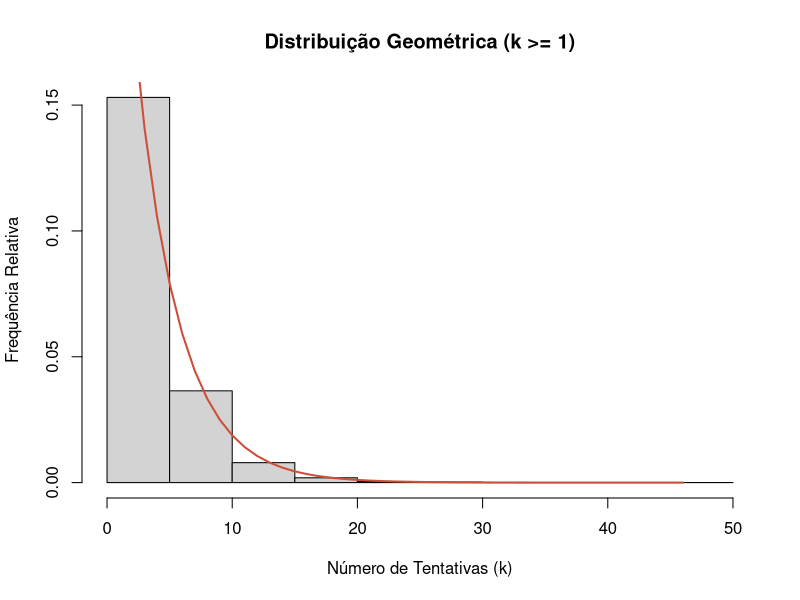
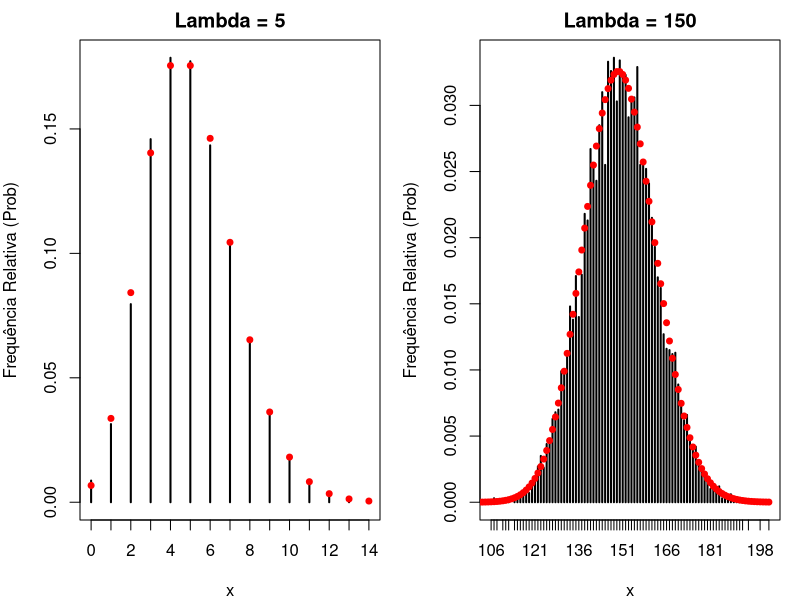
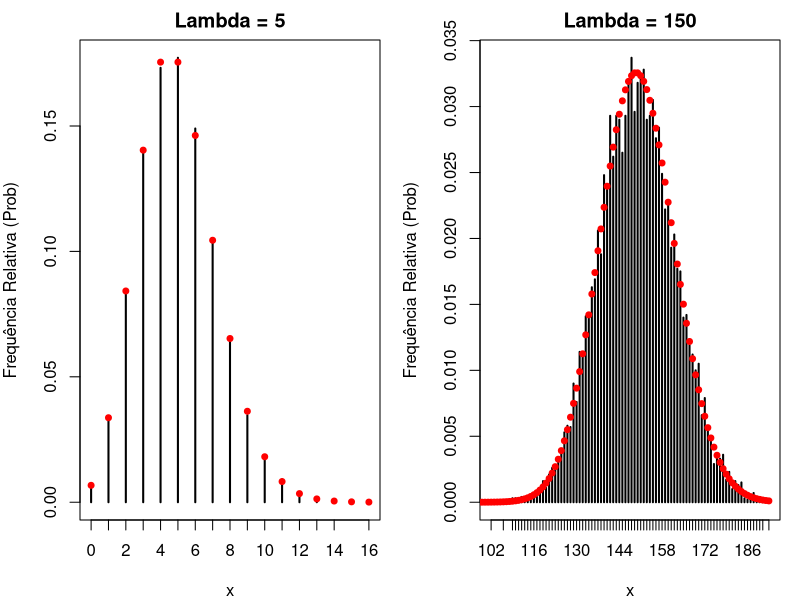
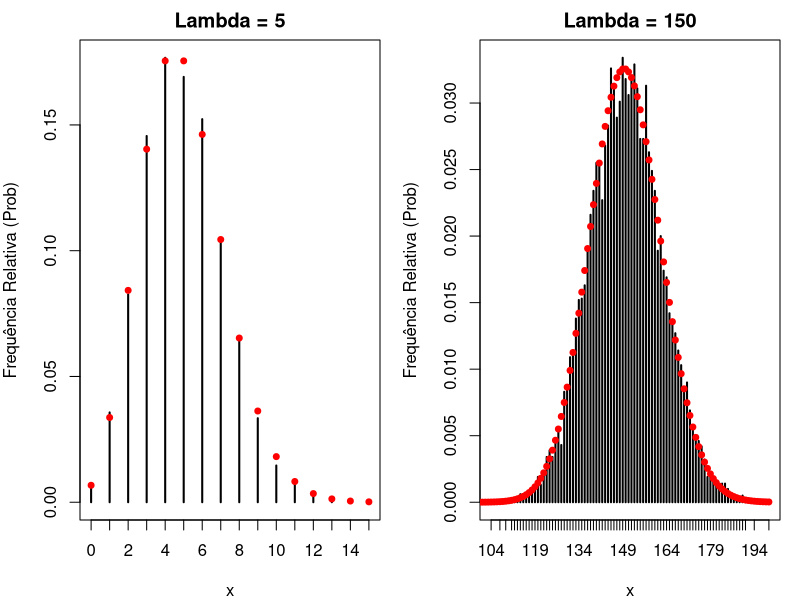

Write the R code that produced these figures, in order. (Note: a time limit stopped this script after it produced the figures.)
## ---- chunk 1
permutacao <- function(vetor){
  vetor_aux <- vetor
  n <- length(vetor_aux)
  
  for (j in n:2) {
    i <- floor(runif(1, 0, 1) * j) + 1

    temp <- vetor_aux[i]
    vetor_aux[i] <- vetor_aux[j]
    vetor_aux[j] <- temp
  }
  
  return(vetor_aux)
  
}

# Exemplo, vetor de 1 à 10
vetor <- 1:10
vetor_permutado <- permutacao(vetor)
vetor_permutado

## ---- chunk 2
rgeom <- function(n,p){
  U <- runif(n, 0, 1)
  q <- 1 - p
  
  # Tentativas até o primeiro sucesso
  K <- floor(log(U) / log(q))+1 
  return(K)
}

# Exemplo de amostra de 10000 com p=0.25 e q=0.75
n <- 10000
p <- 0.25

X <- rgeom(n, p)

# Gráfico da Amostra
hist(X,
     prob = TRUE,
     main = "Distribuição Geométrica (k >= 1)",
     xlab = "Número de Tentativas (k)",
     ylab = "Frequência Relativa")


# Linha Teórica da distriguição geométrica
x_vals <- 1:max(X)
y_vals <- dgeom(x_vals - 1, prob = p)
lines(x_vals, y_vals, col = "tomato3", lwd = 2)
## ---- chunk 3
require(microbenchmark)
require(ggplot2)
library(patchwork)

prob_plot <- function(lambda, amostra, freq_rel){
  plot(freq_rel, 
     main = paste("Lambda =", lambda), 
     xlab = "x", 
     ylab = "Frequência Relativa (Prob)")
  points(0:max(amostra), 
         dpois(0:max(amostra), lambda), 
         col = "red", 
         pch = 19,
         cex = 0.8)
}
## ---- chunk 4
set.seed(233)
n <- 10000
lambda_p <- 5
lambda_g <- 150

# Livro Referência -----------------------------------------------
rpoisson_aux_livro <- function(lambda){
  u <- runif(1, 0, 1)
  i <- 0; pr <- exp(-lambda); Fx = pr
  while(u >= Fx){
    pr <- pr*lambda/(i+1)
    Fx <- Fx + pr
    i <- i+1
  }
  return(i)
}

rpoisson_livro <- function(n, lambda){
  replicate(n, expr = rpoisson_aux_livro(lambda), simplify = TRUE)
}

par(mfrow = c(1, 2), mar = c(4, 4, 2, 1))

amostra_p <- rpoisson_livro(n, lambda_p)
freq_rel_p <- prop.table(table(amostra_p))
prob_plot(lambda_p, amostra_p, freq_rel_p)

amostra_g <- rpoisson_livro(n, lambda_g)
freq_rel_g <- prop.table(table(amostra_g))
prob_plot(lambda_g, amostra_g, freq_rel_g)

# Knuth ----------------------------------------------------------
rpoisson_aux_knuth <- function(lambda){
  L <- exp(-lambda); k <- 0; p <- 1
  
  while(p > L){
    k <- k+1
    u <- runif(1, 0, 1)
    p <- p*u
  }
  
  return(k-1)
}


rpoisson_knuth <- function(n, lambda){
  replicate(n, expr = rpoisson_aux_knuth(lambda), simplify = TRUE)
}

par(mfrow = c(1, 2), mar = c(4, 4, 2, 1))

amostra_p <- rpoisson_knuth(n, lambda_p)
freq_rel_p <- prop.table(table(amostra_p))
prob_plot(lambda_p, amostra_p, freq_rel_p)


amostra_g <- rpoisson_knuth(n, lambda_g)
freq_rel_g <- prop.table(table(amostra_g))
prob_plot(lambda_g, amostra_g, freq_rel_g)


# Rejeição Atkison -------------------------------------------------------------------

rpoisson_aux_PA <- function(lambda) {
  if (lambda < 30) {
    if (lambda < 20) c <- 0.5925
    else c <- 0.6506
  } else {
    c <- 0.767 - 3.36 / lambda
  }
  
  beta <- pi / sqrt(3 * lambda)
  alpha <- beta * lambda
  k <- log(c) - lambda - log(beta)
  
  while (TRUE) {
    U1 <- runif(1)
    X <- (alpha - log((1 - U1) / U1)) / beta
    
    if (X >= -0.5) {
      N <- floor(X + 0.5)
      
      U2 <- runif(1)
      param <- alpha - beta * X + log(U2 / (1 + exp(alpha - beta * X))^2)
      log_factorial_N <- ifelse(N == 0, 0, lfactorial(N))
      
      poisson_form <- k + N * log(lambda) - log_factorial_N
      
      if (param <= poisson_form) {
        return(N)
      }
    }
  }
}

rpoisson_PA <- function(n, lambda){
  replicate(n, expr = rpoisson_aux_PA(lambda), simplify = TRUE)
}

par(mfrow = c(1, 2), mar = c(4, 4, 2, 1))

amostra_p <- rpoisson_PA(n, lambda_p)
freq_rel_p <- prop.table(table(amostra_p))
prob_plot(lambda_p, amostra_p, freq_rel_p)


amostra_g <- rpoisson_PA(n, lambda_g)
freq_rel_g <- prop.table(table(amostra_g))
prob_plot(lambda_g, amostra_g, freq_rel_g)


# Comparação ----------------------------------------------------------

comparacao <- function(n, lambda){
  mb_results <- microbenchmark(
    Livro_Referência = rpoisson_livro(n, lambda),
    Knuth = rpoisson_knuth(n, lambda),
    PA_Atkison = rpoisson_PA(n, lambda),
    Nativo_R = rpois(n, lambda),
    times = 100L 
  )
  return(mb_results)
}
## ---- chunk 5
# Tabela de resultados microbenchmark - Lambda Pequeno
mb_results_p <- comparacao(n, lambda_p)
print("------ Lambda Pequeno = 5 -----")
print(mb_results_p)

# Tabela de resultados microbenchmark - Lambda Grande
mb_results_g <- comparacao(n, lambda_g)
print("------ Lambda Grande = 150 -----")
print(mb_results_g)

plot1 <- autoplot(mb_results_p) +
  labs(title = paste("Desempenho para lambda =", lambda_p)) +
  theme_minimal()

plot2 <- autoplot(mb_results_g) +
  labs(title = paste("Desempenho para lambda =", lambda_g)) +
  theme_minimal()

plot1 + plot2
## ---- chunk 6
# Dados com distribuicao normal com var=4
n <- 20; alpha <- .05
UCL <- replicate(1000, expr = {
  x <- rnorm(n, mean = 0, sd = 2)
  (n-1) * var(x) / qchisq(alpha, df = n-1) # ultimo calculo é retornado
} )
mean(UCL > 4)

# Se os dados têm distribuição qui-quadrado com variância igual a 4:

UCL <- replicate(1000, expr = {
  x <- rchisq(n, df = 2)
  (n-1) * var(x) / qchisq(alpha, df = n-1)
} )
mean(UCL > 4)
## ---- chunk 7
n <- 30
m <- 10000
alpha <- .05
gl <- seq(3, 50, by = 2)
conf <- numeric( length(gl) )
for( l in 1:length(gl) ){
  UCL <- replicate(m, expr = {
    x <- rt(n, df = gl[l])*sqrt( (gl[l]-2)/gl[l] )*2
    (n-1) * var(x) / qchisq(alpha, df = n-1)
  } )
  conf[l] <- mean(UCL > 4)
}
par(mar = c(4,4,1,1))
plot(gl, conf, type = "b", pch = 16, cex = 0.75)
abline(h = 0.95, col = 2, lty = 2, lwd = 2)
## ---- chunk 8
# Se os dados tem distribuicao t-student(0,sigma2,5) com var=4, mudando n
n <- seq(10, 600, by = 30)
m <- 10000
alpha <- .05; gl <- 5
conf <- numeric( length(n) )
for(l in 1:length(n)){
  UCL <- replicate(m, expr = {
    x <- rt(n[l], df = gl)*sqrt(4*(gl-2)/gl)
    (n[l]-1) * var(x) / qchisq(alpha, df = n[l]-1)
  }, simplify = T )
  conf[l] <- mean(UCL > 4)
}
par(mar = c(4,4,1,1))
plot(n, conf, type = "b", pch = 16, cex = 0.75, ylim = c(0.45, 1) )
abline(h = 0.95, col = 2, lty = 2, lwd = 2)
## ---- chunk 9
# Função para gerar amostras de uma distribuição categórica (rcategorica2 da fonte)
rcategorica2 <- function(n, x, p){
  # Validação de entradas
  if (length(x) != length(p)) stop("Os vetores de valores e probabilidades devem ter o mesmo comprimento.")
  if (sum(p) != 1) {
    warning("As probabilidades não somam 1. Elas serão normalizadas.")
    p <- p / sum(p)
  }
  if (any(p < 0)) stop("As probabilidades devem ser não negativas.")
  
  # Ordenar os valores e probabilidades em ordem decrescente de probabilidade
  ordem <- order(p, decreasing = TRUE)
  x_ordered <- x[ordem]
  p_ordered <- p[ordem]
  
  am <- numeric(n) # Vetor para armazenar as amostras
  acum <- cumsum(p_ordered) # Calcular as probabilidades acumuladas
  
  # Gerar n amostras
  for(i in 1:n){
    u <- runif(1) # Gerar um número aleatório uniforme
    # Encontrar a categoria correspondente
    for(j in 1:length(x_ordered)){
      if(u <= acum[j]){
        am[i] <- x_ordered[j]
        break # Sair do loop interno após encontrar a categoria
      }
    }
  }
  return(am)
}
## ---- chunk 10
set.seed(123) # Para reprodutibilidade

# Número de amostras para cada cenário de simulação
n_samples_sim <- 50000

# Função auxiliar para plotar comparações (adaptada da ilustração da fonte)
plot_comparison <- function(amostra, theoretical_p, title_str, x_vals) {
  # Assegurar que os níveis do fator correspondam aos valores possíveis para ordenação correta
  observed_freq <- prop.table(table(factor(amostra, levels = x_vals)))
  
  # Encontrar o máximo valor para o limite do eixo Y
  max_y <- max(max(observed_freq), max(theoretical_p)) * 1.1
  
  # Plotar o histograma das frequências observadas
  barplot(observed_freq, ylab = "Frequência Relativa", xlab = "Valor de X",
          main = title_str, col = rainbow(length(x_vals), s = 0.7, v = 0.9), ylim = c(0, max_y))
  
  # Adicionar as probabilidades teóricas como pontos para comparação
  points(x = seq_along(x_vals), y = theoretical_p, col = "red", pch = 16, cex = 1.5)
  
  # Adicionar legenda
  legend("topright", legend = c("Frequência Observada", "Probabilidade Teórica"),
         col = c(NA, "red"), pch = c(NA, 16), lty = c(1, NA), bty = "n",
         fill = c(rainbow(length(x_vals), s = 0.7, v = 0.9), NA), border = c("black", NA))
}

# Cenário 1: Distribuição Uniforme Discreta (quatro categorias)
cat_x_1 <- 1:4
cat_p_1 <- c(0.25, 0.25, 0.25, 0.25)
sim_amostra_1 <- rcategorica2(n_samples_sim, cat_x_1, cat_p_1)

# Cenário 2: Distribuição Categórica Assimétrica (valores numéricos distintos)
cat_x_2 <- c(10, 20, 30, 40, 50)
cat_p_2 <- c(0.05, 0.15, 0.30, 0.25, 0.25)
sim_amostra_2 <- rcategorica2(n_samples_sim, cat_x_2, cat_p_2)

# Cenário 3: Distribuição Categórica com muitos níveis e valores não numéricos
cat_x_3 <- LETTERS[1:7] # Usando letras como possíveis valores
cat_p_3 <- c(0.05, 0.1, 0.15, 0.2, 0.15, 0.2, 0.15)
sim_amostra_3 <- rcategorica2(n_samples_sim, cat_x_3, cat_p_3)

# Plotar os resultados dos três cenários
par(mfrow = c(3, 1), mar = c(4, 4, 3, 1))

plot_comparison(sim_amostra_1, cat_p_1, "Cenário 1: Distribuição Uniforme Discreta", cat_x_1)
plot_comparison(sim_amostra_2, cat_p_2, "Cenário 2: Distribuição Categórica Assimétrica (Numérica)", cat_x_2)
plot_comparison(sim_amostra_3, cat_p_3, "Cenário 3: Distribuição Categórica com Caracteres", cat_x_3)
## ---- chunk 11
# 1. Função manual para a FDP da distribuição Normal (dnorm_manual)
# Esta função calcula phi(x | mu, sigma^2)
dnorm_manual <- function(x, mu, sigma) {
  if (sigma <= 0) stop("O desvio padrão (sigma) deve ser positivo.")
  
  exponent <- -((x - mu)^2 / (2 * sigma^2))
  coefficient <- 1 / (sigma * sqrt(2 * pi))
  return(coefficient * exp(exponent))
}

# 2. Função manual para a FDA da distribuição Normal (pnorm_manual)
# Esta função calcula Phi(q | mu, sigma^2) usando integrate
pnorm_manual <- function(q, mu, sigma) {
  if (sigma <= 0) stop("O desvio padrão (sigma) deve ser positivo.")
  
  # Casos extremos para q, onde a FDA é 0 ou 1
  if (q == -Inf) return(0)
  if (q == Inf) return(1)
  
  # Usar integrate para calcular a área sob a curva da FDP
  # desde -Inf até q.
  # A função integrate retorna uma lista, e o valor da integral está em 'value'.
  result <- tryCatch({
    integrate(f = function(x) dnorm_manual(x, mu, sigma),
              lower = -Inf, upper = q)
  }, error = function(e) {
    stop(paste("Erro durante a integração em pnorm_manual para q =", q, ":", e$message))
  })
  
  return(result$value)
}

# 3. Função reimplementada para gerar amostras da Normal Truncada
# Esta função calcula x = F_trunc_inv(u) usando pnorm_manual e qnorm
rnormtrunc_reimplemented <- function(n, mu, sigma, a, b) {
  # Validação de entradas
  if (sigma <= 0) stop("O desvio padrão (sigma) deve ser positivo.")
  if (a >= b) stop("O limite inferior 'a' deve ser menor que o limite superior 'b'.")
  
  # Gerar n números aleatórios uniformes entre 0 e 1
  us <- runif(n)
  
  # Calcular os valores da FDA não truncada nos pontos de truncamento 'a' e 'b'
  # Estes valores são constantes para todas as amostras e calculados uma vez.
  # Usamos max(0, min(1, ...)) para garantir que os valores estejam dentro de
  # para evitar erros com qnorm devido a pequenas imprecisões de integração.
  Phi_a <- max(0, min(1, pnorm_manual(a, mu, sigma)))
  Phi_b <- max(0, min(1, pnorm_manual(b, mu, sigma)))
  
  # Calcular P_u conforme a derivação matemática
  # Esta é a probabilidade acumulada ajustada que será usada em qnorm
  P_u <- Phi_a + us * (Phi_b - Phi_a)
  
  # Gerar as amostras da distribuição Normal truncada usando qnorm
  # qnorm(p, mean, sd) retorna o quantil para a probabilidade p
  amostra <- qnorm(P_u, mean = mu, sd = sigma)
  
  return(amostra)
}

# Função dnormtrunc original (do material fornecido) para comparação gráfica
# Esta função usa as funções dnorm e pnorm do R, que são permitidas para comparação
dnormtrunc <- function(x, mu, sigma, a, b){
  d <- dnorm(x, mu, sigma) / (pnorm(b, mu, sigma) - pnorm(a, mu, sigma))
  return(d)
}

### Exemplo de Uso e Ilustração

set.seed(123456789) # Para reprodutibilidade

# Parâmetros da distribuição Normal truncada
n_samples <- 10000
mu_val <- 10
sigma_val <- 2
a_val <- 6
b_val <- 13

# Gerar amostras usando a função reimplementada
amostra_reimplementada <- rnormtrunc_reimplemented(n_samples, mu_val, sigma_val, a_val, b_val)

# Configurações para o gráfico
par(mar = c(4, 4, 1, 1))

# Criar um histograma das amostras geradas
hist(amostra_reimplementada, xlab = "x", ylab = "Densidade", prob = TRUE, main = "",
     xlim = c(a_val, b_val), col = "lightblue", border = "darkblue",
     ylim = c(0, max(dnormtrunc(seq(a_val, b_val, length.out = 100), mu_val, sigma_val, a_val, b_val)) * 1.1))

# Adicionar a curva de densidade teórica para comparação
grid_x <- seq(a_val, b_val, length.out = 500)
lines(grid_x, dnormtrunc(grid_x, mu_val, sigma_val, a_val, b_val), col = "red", lwd = 2)

legend("topleft", legend = c("Amostras (Reimplementado)", "Densidade Teórica"),
       col = c("darkblue", "red"), lty = c(NA, 1), pch = c(22, NA), lwd = c(NA, 2),
       fill = c("lightblue", NA), border = c("darkblue", NA), bty = "n")
## ---- chunk 12
rweib <- function(n, alpha, beta){
  U <- runif(n)
  x <- (-log(U) / alpha)^(1/beta)
  return(x)
}

densidade_teorica <- function(x, alpha, beta) {
  alpha * beta * x^(beta - 1) * exp(-alpha * x^beta)
}

set.seed(123)  

alpha <- 2
beta <- 1.5
n <- 10000

amostras <- rweib(n, alpha, beta)

hist(amostras, breaks = 30, probability = TRUE, 
     main = "Histograma vs Densidade Teorica",
     xlab = "x", col = "lightblue")

x_seq <- seq(0, max(amostras), length.out = 1000)
lines(x_seq, densidade_teorica(x_seq, alpha, beta), col = "red", lwd = 2)

legend("topright", legend = c("Amostras", "Teorica"), 
       col = c("lightblue", "red"), lwd = c(2, 2))

## ---- chunk 13
# Função para gerar variáveis aleatórias Normais padrão (N(0,1))
rnormal_padrao <- function(n){
  # Calcula o número de iterações necessárias para obter n amostras.
  # Cada iteração bem-sucedida gera 2 valores normais padrão.
  itera <- ceiling(n/2) 
  amostra <- numeric(itera * 2) # Pré-aloca espaço para a amostra
  
  for(i in 1:itera){
    s <- 2 # Inicializa s com um valor > 1 para entrar no loop while
    while(s > 1 || s == 0){ # A condição s == 0 é adicionada para robustez, embora rara
      u1 <- runif(1)
      u2 <- runif(1)
      v1 <- 2*u1-1 # Transforma U(0,1) para U(-1,1)
      v2 <- 2*u2-1 # Transforma U(0,1) para U(-1,1)
      s <- v1^2 + v2^2 # Calcula s = R^2
    }
    
    # Aplica as transformações de Box-Muller para obter X e Y ~ N(0,1)
    scale_factor <- sqrt(-2*log(s)/s)
    x <- scale_factor * v1
    y <- scale_factor * v2
    
    # Armazena os valores gerados
    amostra[i*2-1] <- x
    amostra[i*2] <- y
  }
  return(amostra[1:n]) # Retorna exatamente n amostras
}

# Função para gerar variáveis aleatórias Lognormais usando o método da transformação
rlnorm_transformacao <- function(n, meanlog = 1, sdlog = 1) {
  # Verifica se sdlog é positivo para uma distribuição não degenerada
  if (sdlog <= 0) {
    warning("sdlog deve ser positivo para uma distribuição Lognormal não degenerada. Retornando valores constantes.")
    return(rep(exp(meanlog), n))
  }
  
  # 1. Gerar variáveis Normais padrão (Z_std ~ N(0,1))
  z_std <- rnormal_padrao(n)
  
  # 2. Transformar para Normal com os parâmetros desejados (Z ~ N(meanlog, sdlog^2))
  # Se Z ~ N(0,1), então mu + sigma*Z ~ N(mu, sigma^2)
  z_general <- meanlog + sdlog * z_std
  
  # 3. Exponenciar para obter Lognormal (X = e^Z)
  x_lognormal <- exp(z_general)
  
  return(x_lognormal)
}
## ---- chunk 14
gerar_lognormal_composicao <- function(n, pesos, params_meanlog, params_sdlog) {
  # Verifica se os parâmetros têm o mesmo comprimento
  if (length(pesos) != length(params_meanlog) || length(pesos) != length(params_sdlog)) {
    stop("Os vetores de pesos e parâmetros (meanlog, sdlog) devem ter o mesmo comprimento.")
  }
  
  num_componentes <- length(pesos)
  amostras_geradas <- numeric(n)
  
  for (i in 1:n) {
    # Passo 1: Seleciona qual componente amostrar com base nos pesos [2]
    # 'sample' retorna o índice da componente selecionada (1 a num_componentes)
    componente_selecionada <- sample(1:num_componentes, size = 1, prob = pesos)
    
    # Obtém os parâmetros da componente selecionada
    meanlog_atual <- params_meanlog[componente_selecionada]
    sdlog_atual <- params_sdlog[componente_selecionada]
    
    # Passo 2: Gera um valor aleatório da componente selecionada [2]
    amostras_geradas[i] <- rlnorm(1, meanlog = meanlog_atual, sdlog = sdlog_atual)
  }
  
  return(amostras_geradas)
}
## ---- chunk 15
# Parâmetros da distribuição Lognormal
meanlog_param <- 1
sdlog_param <- 1
n_amostras <- 1000
pesos_mistura <- c(0.4, 0.6)
meanlog_componentes <- c(0, 2)
sdlog_componentes <- c(0.5, 0.8)

# 1. Gerar amostras usando o método da transformação
set.seed(123) # Para reprodutibilidade
amostra_transformacao <- rlnorm_transformacao(n_amostras, meanlog = meanlog_param, sdlog = sdlog_param)

# 2. Gerar as amostras usando o método da composição
amostra_lognormal_mistura <- gerar_lognormal_composicao(
  n_amostras,
  pesos_mistura,
  meanlog_componentes,
  sdlog_componentes
)

# 3. Gerar amostras usando a função dlnorm do R para comparação
amostra_r_dlnorm <- rlnorm(n_amostras, meanlog = meanlog_param, sdlog = sdlog_param)

# Definir o grid para a curva de densidade teórica
min_val <- min(amostra_transformacao, amostra_r_dlnorm)
max_val <- max(amostra_transformacao, amostra_r_dlnorm)
grid_x <- seq(min_val, max_val, length.out = 500)
densidade_teorica <- dlnorm(grid_x, meanlog = meanlog_param, sdlog = sdlog_param)

# Configurar o layout
par( mfrow = c(1,3), mar = c(4, 4, 3, 1) )

# Histograma da amostra gerada pelo método da transformação
hist(amostra_transformacao, freq = FALSE, breaks = 30,
     main = "Lognormal (Transformação)",
     xlab = "Valor", ylab = "Densidade",
     col = "lightblue", border = "darkblue",
     xlim = c(min_val, max_val), ylim = c(0, max(densidade_teorica) * 1.1))
lines(grid_x, densidade_teorica, col = "red", lwd = 2)
legend("topleft", legend = c("Densidade Teórica"), col = "red", lty = 1, lwd = 2, bty = "n")

# Histograma da amostra gerada pelo método da composição
hist(amostra_lognormal_mistura, prob = TRUE, breaks = 40,
     xlab = "x", ylab = "Densidade",
     main = "Distribuição Lognormal como Mistura (Método da Composição)",
     col = "lightgreen", border = "white", xlim = c(0, max(amostra_lognormal_mistura) * 1.1))

# Histograma da amostra gerada pela função rlnorm do R
hist(amostra_r_dlnorm, freq = FALSE, breaks = 30,
     main = "Lognormal (rlnorm do R)",
     xlab = "Valor", ylab = "Densidade",
     col = "lightgreen", border = "darkgreen",
     xlim = c(min_val, max_val), ylim = c(0, max(densidade_teorica) * 1.1))
lines(grid_x, densidade_teorica, col = "red", lwd = 2)
legend("topleft", legend = c("Densidade Teórica"), col = "red", lty = 1, lwd = 2, bty = "n")
